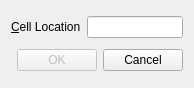
<?xml version="1.0" encoding="UTF-8"?>
<ui version="4.0">
 <class>GoToCellDialog</class>
 <widget class="QWidget" name="GoToCellDialog">
  <property name="geometry">
   <rect>
    <x>0</x>
    <y>0</y>
    <width>194</width>
    <height>88</height>
   </rect>
  </property>
  <property name="windowTitle">
   <string>Go to Cell</string>
  </property>
  <layout class="QVBoxLayout" name="verticalLayout">
   <item>
    <layout class="QHBoxLayout" name="_hLtop">
     <item>
      <widget class="QLabel" name="_lbl">
       <property name="text">
        <string>&amp;Cell Location</string>
       </property>
       <property name="buddy">
        <cstring>_edt</cstring>
       </property>
      </widget>
     </item>
     <item>
      <widget class="QLineEdit" name="_edt"/>
     </item>
    </layout>
   </item>
   <item>
    <layout class="QHBoxLayout" name="_hLbottom">
     <item>
      <spacer name="_sp">
       <property name="orientation">
        <enum>Qt::Horizontal</enum>
       </property>
       <property name="sizeHint" stdset="0">
        <size>
         <width>40</width>
         <height>20</height>
        </size>
       </property>
      </spacer>
     </item>
     <item>
      <widget class="QPushButton" name="_okBtn">
       <property name="enabled">
        <bool>false</bool>
       </property>
       <property name="text">
        <string>OK</string>
       </property>
       <property name="default">
        <bool>true</bool>
       </property>
      </widget>
     </item>
     <item>
      <widget class="QPushButton" name="_cancelBtn">
       <property name="text">
        <string>Cancel</string>
       </property>
      </widget>
     </item>
    </layout>
   </item>
  </layout>
 </widget>
 <tabstops>
  <tabstop>_edt</tabstop>
  <tabstop>_okBtn</tabstop>
  <tabstop>_cancelBtn</tabstop>
 </tabstops>
 <resources/>
 <connections/>
</ui>
